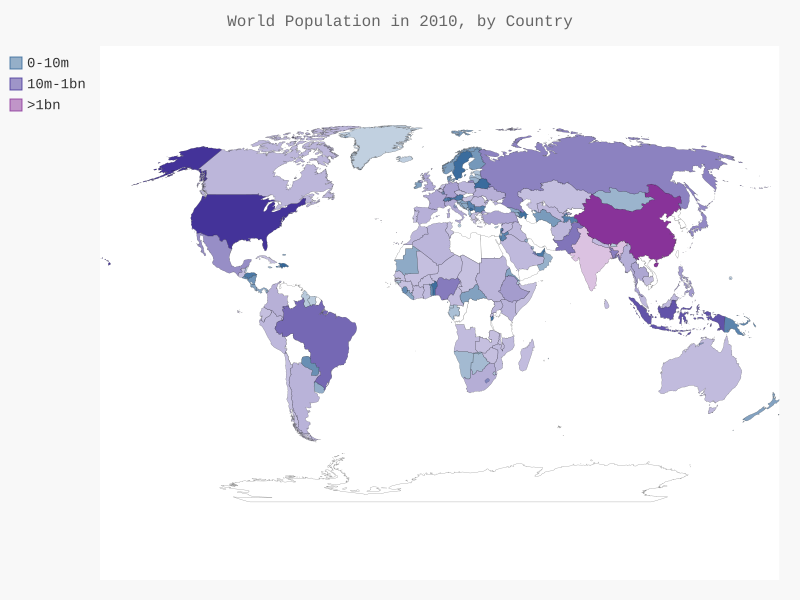

Python code for this plot:
import json

import pygal
from pygal.style import LightColorizedStyle as LCS, RotateStyle
from country_codes import get_country_code

# Load the data into a list.
filename = 'population_data.json'
with open(filename) as f:
    pop_data = json.load(f)


# Print the 2010 population for each country.
cc_populations = {}
for pop_dict in pop_data:
    if pop_dict['Year'] == 2010:
        country_name = pop_dict['Country Name']
        population = int(pop_dict['Value'])
        code = get_country_code(country_name)
        if code:
            cc_populations[code] = population

# Group the countries into 3 population levels.
cc_pops_1, cc_pops_2, cc_pops_3 = {}, {}, {}
for cc, pop in cc_populations.items():
    if pop < 10000000:
        cc_pops_1[cc] = pop
    elif pop < 1000000000:
        cc_pops_2[cc] = pop
    else:
        cc_pops_3[cc] = pop

# See how many countries are in each level.
print(len(cc_pops_1), len(cc_pops_2), len(cc_pops_3))

wm_style = RotateStyle('#336699', base_style=LCS)
wm = pygal.maps.world.World(style=wm_style)
wm.title = "World Population in 2010, by Country"
wm.add('0-10m', cc_pops_1)
wm.add('10m-1bn', cc_pops_2)
wm.add('>1bn', cc_pops_3)

wm.render_to_file('world_population.svg')
